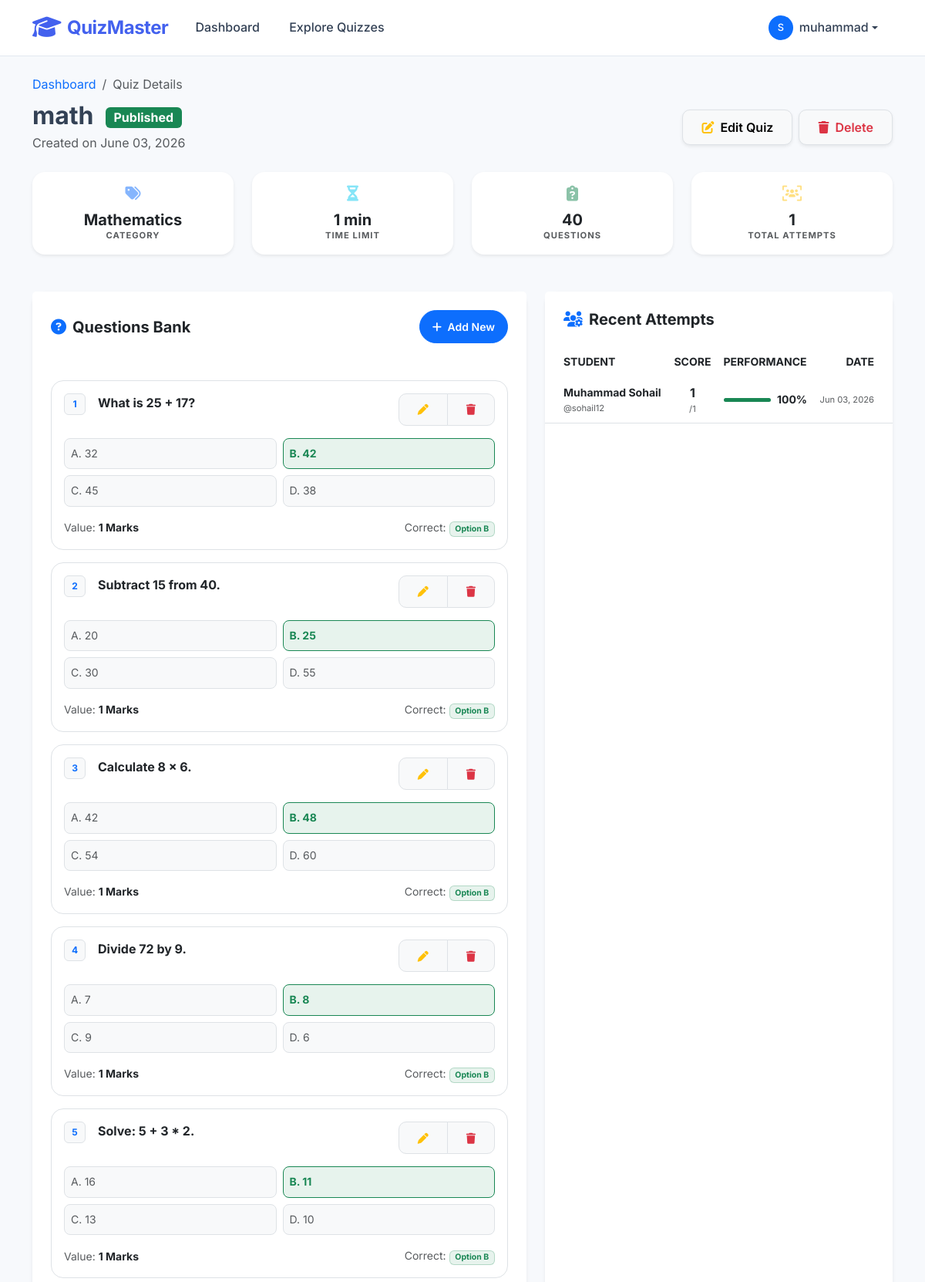
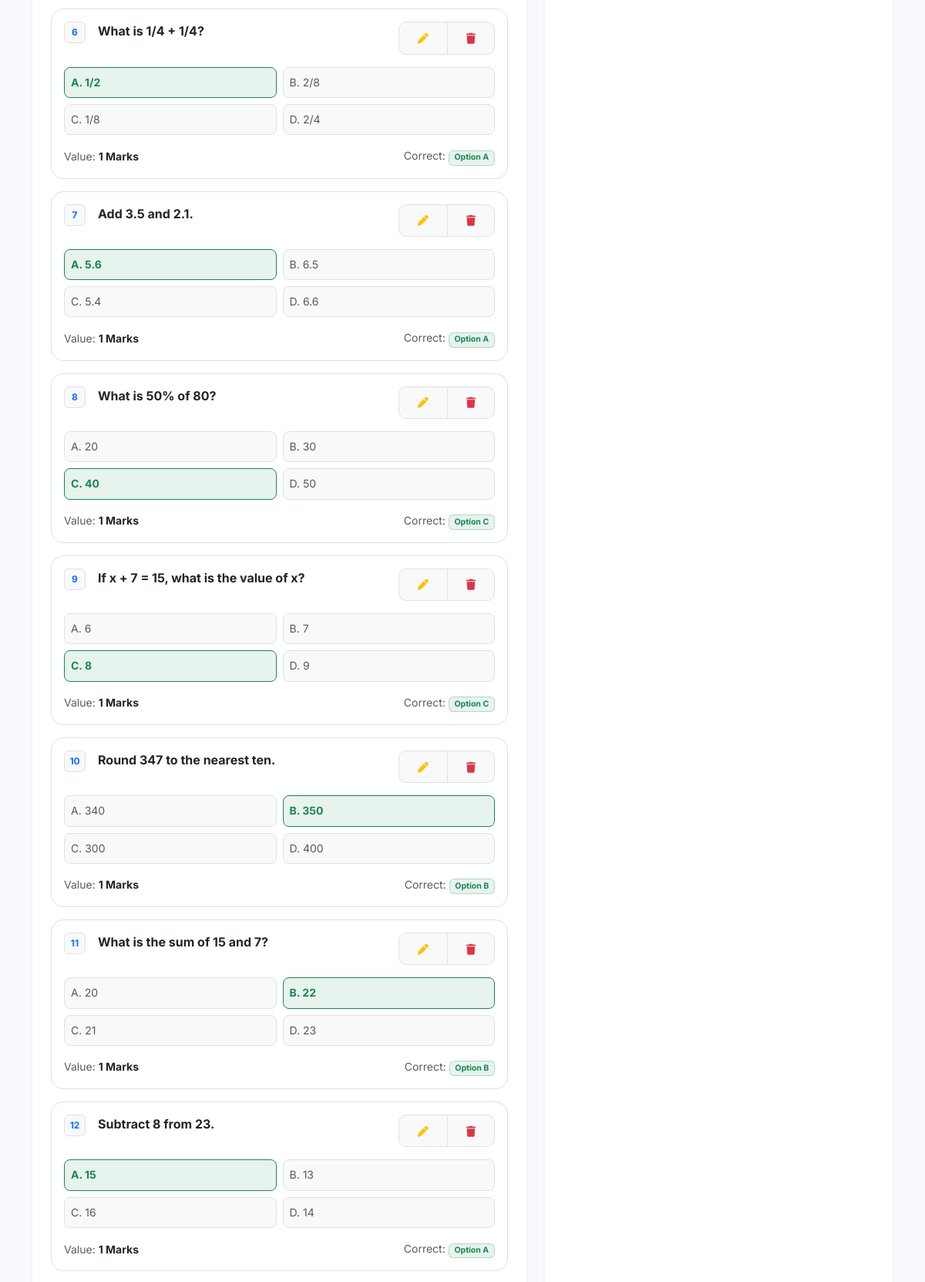
Screenshot of /quiz/3/detail/ (signed in, upper part) with the database file from the repository (2 pictures, top to bottom).
### quiz/models.py (models this page shows, shortened)
class Quiz(models.Model):
    title = models.CharField(max_length=200)
    description = models.TextField()
    category = models.ForeignKey(Category, on_delete=models.CASCADE, related_name='quizzes')
    teacher = models.ForeignKey(User, on_delete=models.CASCADE, related_name='created_quizzes')
    time_limit = models.IntegerField(default=10, help_text="Time in minutes")
    is_published = models.BooleanField(default=False)
    students = models.ManyToManyField(User, through='Result', related_name='attempted_quizzes', blank=True)
    created_at = models.DateTimeField(auto_now_add=True)
    updated_at = models.DateTimeField(auto_now=True)
    class Meta:
        verbose_name_plural = "Quizzes"

class Category(models.Model):
    name = models.CharField(max_length=100)
    description = models.TextField(blank=True)
    created_at = models.DateTimeField(auto_now_add=True)
    class Meta:
        verbose_name_plural = "Categories"

class Question(models.Model):
    quiz = models.ForeignKey(Quiz, on_delete=models.CASCADE, related_name='questions')
    text = models.TextField()
    option_a = models.CharField(max_length=200)
    option_b = models.CharField(max_length=200)
    option_c = models.CharField(max_length=200)
    option_d = models.CharField(max_length=200)
    correct_answer = models.CharField(max_length=1, choices=[
        ('A', 'Option A'),
        ('B', 'Option B'),
        ('C', 'Option C'),
        ('D', 'Option D'),
    ])
    marks = models.IntegerField(default=1)
    created_at = models.DateTimeField(auto_now_add=True)

class Result(models.Model):
    student = models.ForeignKey(User, on_delete=models.CASCADE, related_name='results')
    quiz = models.ForeignKey(Quiz, on_delete=models.CASCADE, related_name='results')
    score = models.IntegerField(default=0)
    total_marks = models.IntegerField(default=0)
    percentage = models.FloatField(default=0.0)
    attempted_at = models.DateTimeField(auto_now_add=True)
    time_taken = models.IntegerField(default=0, help_text="Time in seconds")
    class Meta:
        unique_together = ['student', 'quiz']

### quiz/views.py (the view)
# urls.py: path('quiz/<int:pk>/detail/', views.quiz_detail_teacher, name='quiz_detail_teacher'),
@login_required
@teacher_required
def quiz_detail_teacher(request, pk):
    quiz = get_object_or_404(Quiz, pk=pk, teacher=request.user)
    questions = quiz.questions.all()
    results = Result.objects.filter(quiz=quiz).select_related('student')
    return render(request, 'quiz/quiz_detail_teacher.html', {
        'quiz': quiz,
        'questions': questions,
        'results': results,
    })

### templates/quiz/quiz_detail_teacher.html (shortened to what this page needs)
{% extends 'base.html' %}
{% block content %}
<div class="row g-4 mb-4">
    <div class="col-12">
        <nav aria-label="breadcrumb">
            <ol class="breadcrumb mb-2">
                <li class="breadcrumb-item"><a href="{% url 'dashboard' %}" class="text-decoration-none">Dashboard</a></li>
                <li class="breadcrumb-item active" aria-current="page">Quiz Details</li>
            </ol>
        </nav>
        <div class="d-flex flex-column flex-md-row justify-content-between align-items-md-center gap-3">
            <div>
                <h2 class="fw-bold mb-1">{{ quiz.title }} <span class="badge {% if quiz.is_published %}bg-success{% else %}bg-warning text-dark{% endif %} fs-6 ms-2 align-middle">{% if quiz.is_published %}Published{% else %}Draft{% endif %}</span></h2>
                <p class="text-muted mb-0">Created on {{ quiz.created_at|date:"F d, Y" }}</p>
            </div>
            <div class="d-flex gap-2">
                <a href="{% url 'quiz_edit' quiz.pk %}" class="btn btn-light border shadow-sm">
                    <i class="fas fa-edit me-2 text-warning"></i>Edit Quiz
                </a>
                <a href="{% url 'quiz_delete' quiz.pk %}" class="btn btn-light border shadow-sm text-danger">
                    <i class="fas fa-trash me-2"></i>Delete
                </a>
            </div>
        </div>
    </div>
</div>
<div class="row g-4 mb-5">
    <div class="col-md-3">
        <div class="card border-0 shadow-sm text-center p-3 h-100">
            <div class="text-primary opacity-50 mb-2"><i class="fas fa-tags fa-lg"></i></div>
            <div class="fw-bold h5 mb-0">{{ quiz.category.name }}</div>
            <small class="text-muted text-uppercase fw-bold x-small ls-1">Category</small>
        </div>
    </div>
    <div class="col-md-3">
        <div class="card border-0 shadow-sm text-center p-3 h-100">
            <div class="text-info opacity-50 mb-2"><i class="fas fa-hourglass-half fa-lg"></i></div>
            <div class="fw-bold h5 mb-0">{{ quiz.time_limit }} min</div>
            <small class="text-muted text-uppercase fw-bold x-small ls-1">Time Limit</small>
        </div>
    </div>
    <div class="col-md-3">
        <div class="card border-0 shadow-sm text-center p-3 h-100">
            <div class="text-success opacity-50 mb-2"><i class="fas fa-clipboard-question fa-lg"></i></div>
            <div class="fw-bold h5 mb-0">{{ questions.count }}</div>
            <small class="text-muted text-uppercase fw-bold x-small ls-1">Questions</small>
        </div>
    </div>
    <div class="col-md-3">
        <div class="card border-0 shadow-sm text-center p-3 h-100">
            <div class="text-warning opacity-50 mb-2"><i class="fas fa-users-viewfinder fa-lg"></i></div>
            <div class="fw-bold h5 mb-0">{{ results.count }}</div>
            <small class="text-muted text-uppercase fw-bold x-small ls-1">Total Attempts</small>
        </div>
    </div>
</div>
<div class="row g-4">
    <div class="col-lg-7">
        <div class="card border-0 shadow-sm mb-4 rounded-4">
            <div class="card-header bg-white border-0 py-4 px-4 d-flex justify-content-between align-items-center">
                <h5 class="fw-bold mb-0"><i class="fas fa-question-circle me-2 text-primary"></i>Questions Bank</h5>
                <a href="{% url 'quiz_add_question' quiz.pk %}" class="btn btn-sm btn-primary rounded-pill px-3">
                    <i class="fas fa-plus me-1"></i> Add New
                </a>
            </div>
            <div class="card-body p-4">
                {% for q in questions %}
                <div class="p-3 border rounded-4 mb-3 hover-shadow-sm transition">
                    <div class="d-flex justify-content-between align-items-start mb-3">
                        <div class="d-flex">
                            <span class="badge bg-light text-primary border me-3 d-flex align-items-center justify-content-center" style="width: 28px; height: 28px;">{{ forloop.counter }}</span>
                            <div class="fw-bold text-dark">{{ q.text }}</div>
                        </div>
                        <div class="btn-group">
                            <a href="{% url 'question_edit' q.pk %}" class="btn btn-sm btn-light border" title="Edit"><i class="fas fa-pen text-warning"></i></a>
                            <a href="{% url 'question_delete' q.pk %}" class="btn btn-sm btn-light border" title="Delete"><i class="fas fa-trash text-danger"></i></a>
                        </div>
                    </div>
                    <div class="row g-2 mb-3">
                        <div class="col-sm-6">
                            <div class="p-2 border rounded-3 small {% if q.correct_answer == 'A' %}bg-success bg-opacity-10 border-success text-success fw-bold{% else %}bg-light text-muted{% endif %}">
                                A. {{ q.option_a }}
                            </div>
                        </div>
                        <div class="col-sm-6">
                            <div class="p-2 border rounded-3 small {% if q.correct_answer == 'B' %}bg-success bg-opacity-10 border-success text-success fw-bold{% else %}bg-light text-muted{% endif %}">
                                B. {{ q.option_b }}
                            </div>
                        </div>
                        <div class="col-sm-6">
                            <div class="p-2 border rounded-3 small {% if q.correct_answer == 'C' %}bg-success bg-opacity-10 border-success text-success fw-bold{% else %}bg-light text-muted{% endif %}">
                                C. {{ q.option_c }}
                            </div>
                        </div>
                        <div class="col-sm-6">
                            <div class="p-2 border rounded-3 small {% if q.correct_answer == 'D' %}bg-success bg-opacity-10 border-success text-success fw-bold{% else %}bg-light text-muted{% endif %}">
                                D. {{ q.option_d }}
                            </div>
                        </div>
                    </div>
                    <div class="d-flex justify-content-between align-items-center">
                        <span class="small text-muted">Value: <strong class="text-dark">{{ q.marks }} Marks</strong></span>
                        <span class="small text-muted">Correct: <span class="badge bg-success bg-opacity-10 text-success border border-success border-opacity-25">Option {{ q.correct_answer }}</span></span>
                    </div>
                </div>
                {% endfor %}
            </div>
        </div>
    </div>
    <div class="col-lg-5">
        <div class="card border-0 shadow-sm rounded-4 h-100">
            <div class="card-header bg-white border-0 py-4 px-4">
                <h5 class="fw-bold mb-0"><i class="fas fa-users-gear me-2 text-primary"></i>Recent Attempts</h5>
            </div>
            <div class="card-body p-0">
                {% if results %}
                <div class="table-responsive">
                    <table class="table table-hover align-middle mb-0">
                        <thead class="bg-light text-muted small text-uppercase">
                            <tr>
                                <th class="ps-4 border-0">Student</th>
                                <th class="border-0 text-center">Score</th>
                                <th class="border-0">Performance</th>
                                <th class="pe-4 border-0 text-end">Date</th>
                            </tr>
                        </thead>
                        <tbody>
                            {% for result in results %}
                            <tr>
                                <td class="ps-4">
                                    <div class="fw-bold small">{{ result.student.get_full_name|default:result.student.username }}</div>
                                    <div class="text-muted x-small">@{{ result.student.username }}</div>
                                </td>
                                <td class="text-center">
                                    <div class="fw-bold">{{ result.score }}</div>
                                    <div class="text-muted x-small">/{{ result.total_marks }}</div>
                                </td>
                                <td>
                                    <div class="d-flex align-items-center">
                                        <div class="progress flex-grow-1 me-2" style="height: 5px;">
                                            <div class="progress-bar {% if result.percentage >= 50 %}bg-success{% else %}bg-danger{% endif %}" role="progressbar" style="width: {{ result.percentage }}%"></div>
                                        </div>
                                        <span class="small fw-bold">{{ result.percentage|floatformat:0 }}%</span>
                                    </div>
                                </td>
                                <td class="pe-4 text-end text-muted x-small">
                                    {{ result.attempted_at|date:"M d, Y" }}
                                </td>
                            </tr>
                            {% endfor %}
                        </tbody>
                    </table>
                </div>
                {% else %}
                <div class="text-center py-5">
                    <div class="text-muted opacity-25 mb-3"><i class="fas fa-user-slash fa-4x"></i></div>
                    <p class="text-muted mb-0">No student attempts recorded yet.</p>
                </div>
                {% endif %}
            </div>
        </div>
    </div>
</div>
{% endblock %}

### templates/base.html (shortened to what this page needs)
<!DOCTYPE html>
<html lang="en">
<head>
    <link href="https://cdn.jsdelivr.net/npm/bootstrap@5.3.0/dist/css/bootstrap.min.css" rel="stylesheet">
    <link href="https://cdnjs.cloudflare.com/ajax/libs/font-awesome/6.4.0/css/all.min.css" rel="stylesheet">
</head>
<body>
<nav class="navbar navbar-expand-lg sticky-top">
    <div class="container">
        <a class="navbar-brand d-flex align-items-center" href="{% url 'home' %}">
            <i class="fas fa-graduation-cap me-2 fa-lg"></i>
            <span>QuizMaster</span>
        </a>
        <div class="collapse navbar-collapse" id="navbarNav">
            <ul class="navbar-nav me-auto">
                {% if user.is_authenticated %}
                <li class="nav-item">
                    <a class="nav-link {% if request.resolver_match.url_name == 'dashboard' %}active{% endif %}" href="{% url 'dashboard' %}">
                        Dashboard
                    </a>
                </li>
                <li class="nav-item">
                    <a class="nav-link {% if request.resolver_match.url_name == 'quiz_list' %}active{% endif %}" href="{% url 'quiz_list' %}">
                        Explore Quizzes
                    </a>
                </li>
                {% endif %}
            </ul>
            <ul class="navbar-nav align-items-center">
                {% if user.is_authenticated %}
                    <li class="nav-item dropdown">
                        <a class="nav-link dropdown-toggle d-flex align-items-center" href="#" id="userDropdown" role="button" data-bs-toggle="dropdown">
                            <div class="bg-primary text-white rounded-circle d-flex align-items-center justify-content-center me-2" style="width: 32px; height: 32px; font-size: 0.8rem;">
                                {{ user.username|first|upper }}
                            </div>
                            <span>{{ user.first_name|default:user.username }}</span>
                        </a>
                    </li>
                {% endif %}
            </ul>
        </div>
    </div>
</nav>
<div class="container py-4 flex-grow-1">
    <main>
        {% block content %}{% endblock %}
    </main>
</div>
</body>
</html>

### templates/base.html (style rules this page uses)
:root { --primary: #4361ee; --primary-dark: #3f37c9; --secondary: #4cc9f0; --success: #10b981; --dark: #212529; --light: #f8f9fa; --gray-100: #f1f5f9; --gray-200: #e2e8f0; --text-main: #334155; --text-muted: #64748b; --bg-body: #f7f9fc; --shadow-sm: 0 1px 3px rgba(0,0,0,0.12); --shadow-md: 0 4px 6px -1px rgba(0,0,0,0.1); --transition: all 0.3s cubic-bezier(0.4, 0, 0.2, 1); }
html { scroll-behavior: smooth; }
body { background-color: var(--bg-body); font-family: 'Inter', -apple-system, sans-serif; color: var(--text-main); min-height: 100vh; display: flex; flex-direction: column; line-height: 1.6; }
.navbar { background: rgba(255, 255, 255, 0.95) !important; backdrop-filter: blur(10px); border-bottom: 1px solid var(--gray-200); padding: 0.75rem 0; }
.navbar-brand { font-weight: 700; font-size: 1.5rem; color: var(--primary) !important; letter-spacing: -0.5px; }
.nav-link { color: var(--text-main) !important; font-weight: 500; padding: 0.5rem 1rem !important; margin: 0 0.2rem; border-radius: 8px; transition: var(--transition); }
.card { border: none; border-radius: 16px; box-shadow: var(--shadow-md); background: #fff; }
.btn { border-radius: 10px; padding: 0.6rem 1.5rem; font-weight: 600; transition: var(--transition); }

### templates/quiz/quiz_detail_teacher.html (style rules this page uses)
.x-small { font-size: 0.7rem; }
.ls-1 { letter-spacing: 1px; }
.transition { transition: all 0.2s ease; }

### rows the page displays
Quiz: title "math", created_at "June 03, 2026", category.name "Mathematics", time_limit "1", count "40"
Question: text "What is 25 + 17?", option_a "32", option_b "42", option_c "45", option_d "38", marks "1", correct_answer "B"
Question: text "Subtract 15 from 40.", option_a "20", option_b "25", option_c "30", option_d "55", marks "1", correct_answer "B"
Question: text "Calculate 8 x 6.", option_a "42", option_b "48", option_c "54", option_d "60", marks "1", correct_answer "B"
Question: text "Divide 72 by 9.", option_a "7", option_b "8", option_c "9", option_d "6", marks "1", correct_answer "B"
Question: text "Solve: 5 + 3 * 2.", option_a "16", option_b "11", option_c "13", option_d "10", marks "1", correct_answer "B"
Question: text "What is 1/4 + 1/4?", option_a "1/2", option_b "2/8", option_c "1/8", option_d "2/4", marks "1", correct_answer "A"
Question: text "Add 3.5 and 2.1.", option_a "5.6", option_b "6.5", option_c "5.4", option_d "6.6", marks "1", correct_answer "A"
Question: text "What is 50% of 80?", option_a "20", option_b "30", option_c "40", option_d "50", marks "1", correct_answer "C"
Question: text "If x + 7 = 15, what is the value of x?", option_a "6", option_b "7", option_c "8", option_d "9", marks "1", correct_answer "C"
Question: text "Round 347 to the nearest ten.", option_a "340", option_b "350", option_c "300", option_d "400", marks "1", correct_answer "B"
Question: text "What is the sum of 15 and 7?", option_a "20", option_b "22", option_c "21", option_d "23", marks "1", correct_answer "B"
Question: text "Subtract 8 from 23.", option_a "15", option_b "13", option_c "16", option_d "14", marks "1", correct_answer "A"
Result: student.get_full_name "Muhammad Sohail", student.username "sohail12", score "1", total_marks "1", percentage "100", attempted_at "Jun 03, 2026"

### other values shown
{{ user.username|first|upper }} "S"
{{ user.first_name|default:user.username }} "muhammad"
{{ results.count }} "1"
